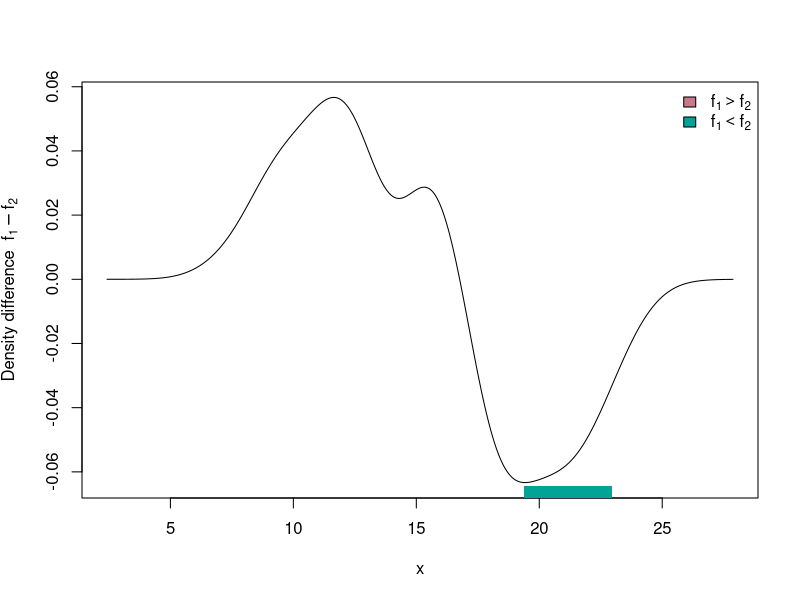

Recreate this plot in R.
library(ks)


### Name: kde.local.test
### Title: Kernel density based local two-sample comparison test
### Aliases: kde.local.test
### Keywords: test

### ** Examples

library(MASS)
x1 <- crabs[crabs$sp=="B", 4]
x2 <- crabs[crabs$sp=="O", 4]
loct <- kde.local.test(x1=x1, x2=x2)
plot(loct)

## see examples in ? plot.kde.loctest
